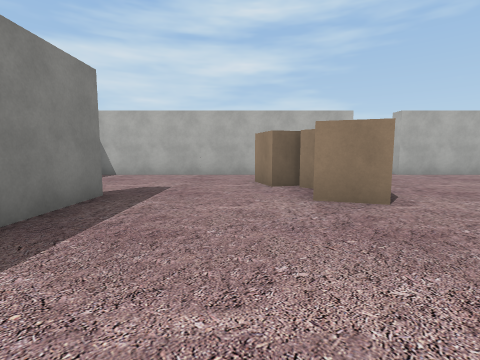
view 1 (above)

18 first-person views from a walk through a scene from a Unity 3-D project. The camera is 1.4 m above the floor, tilts 6° down and sees 85° across. The floor is counted in squares, 2 m on a side. Each view is taken from the middle of a square. On the plan, view 1 faces up. The plan holds only what a view shows up to about 9 squares ahead; the rest is blank. The place goes on beyond the plan. The player character is not drawn. Some animated figures are not drawn. Some surface patterns are stand-ins.

view 2
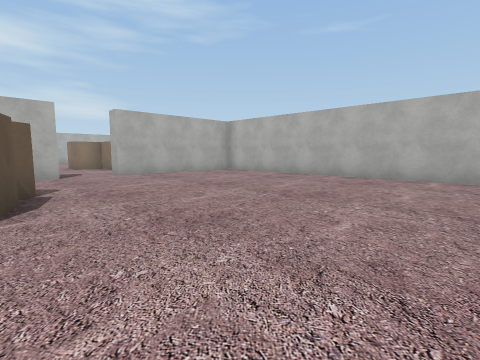

view 3
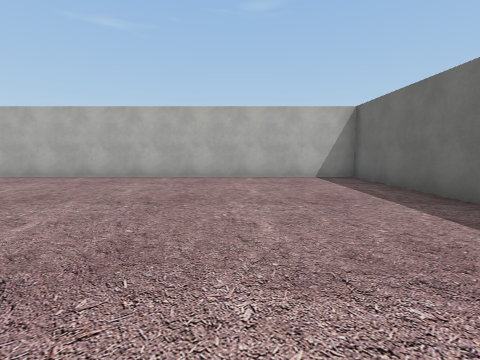

view 4
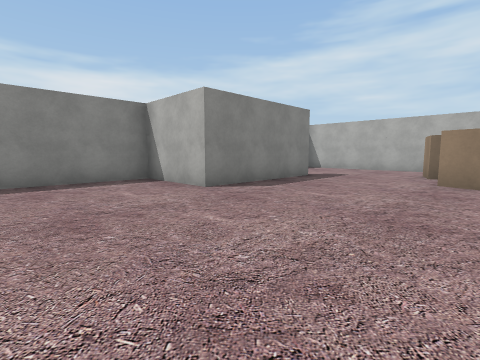

view 5
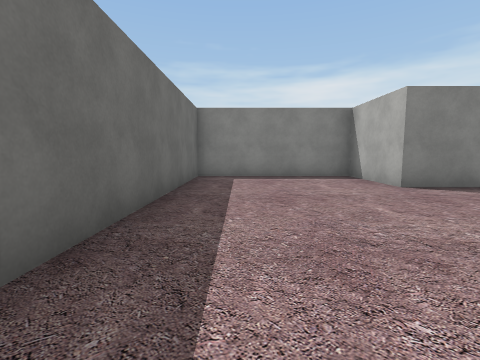

view 6
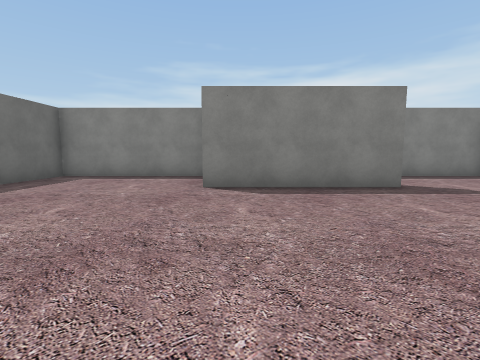

view 7
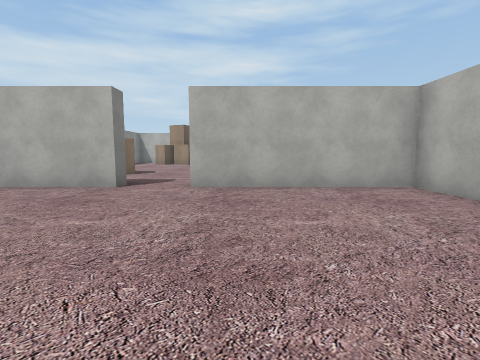

view 8
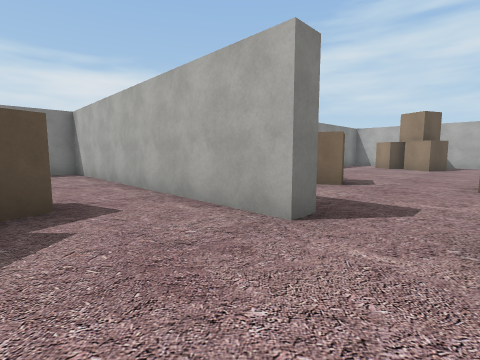

view 9
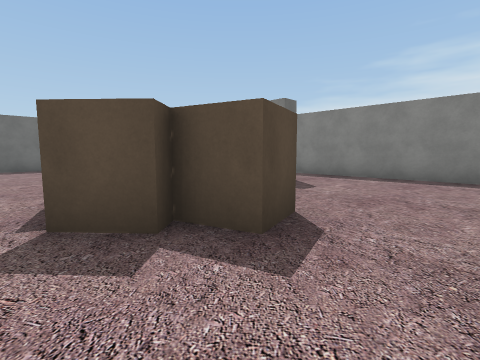

view 10
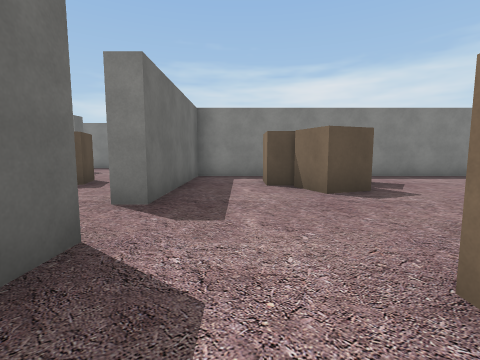

view 11
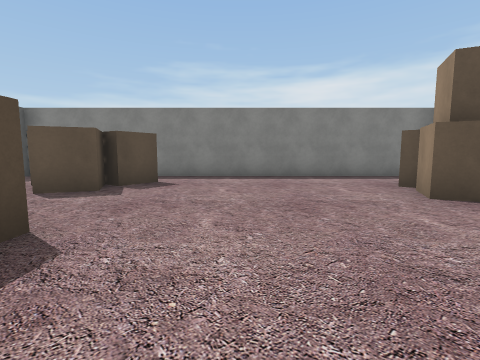

view 12
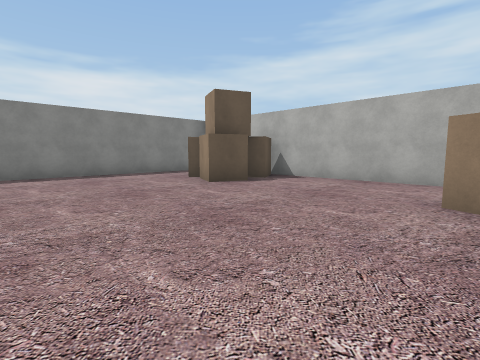

view 13
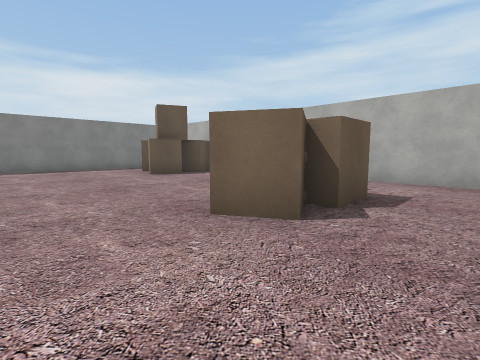

view 14
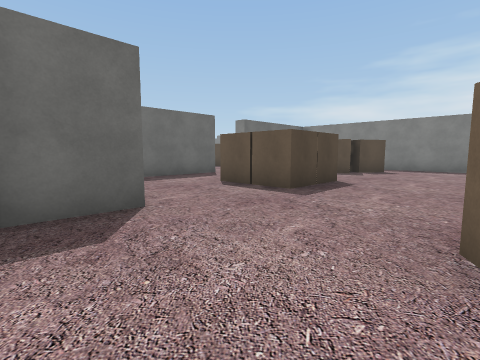

view 15
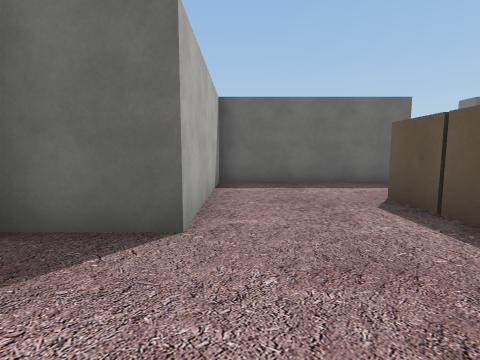

view 16
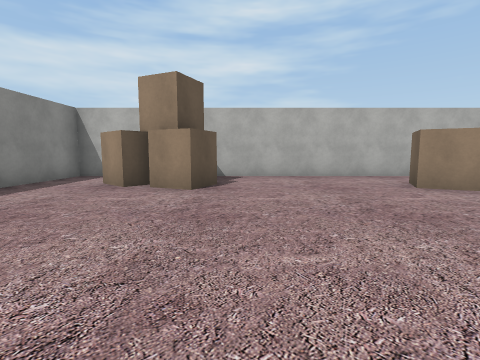

view 17
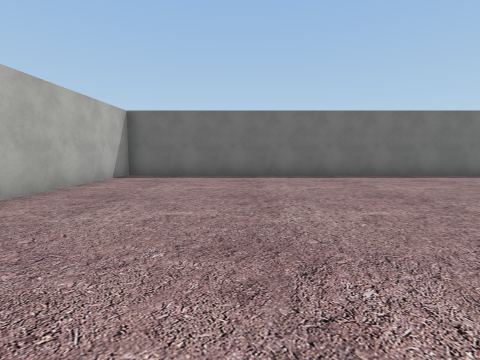

view 18
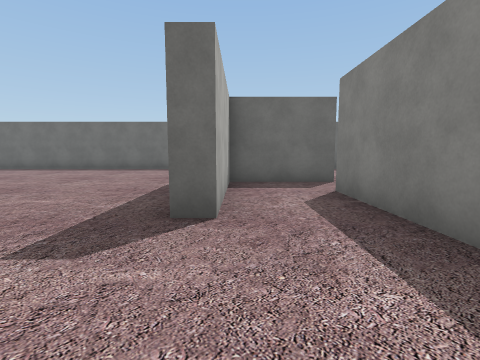

### Floor plan
Points are (right, up) in squares from view 1. A wall is a line through its corners. A room is listed if a view was taken in it or the views show most of it. See-through windows are left out.
Room 1 (views 1, 2, 3, 4, 5, 6, 7, 8, 9, 17, 18)
walls: (-2.8, 2.5) (-2.8, 4.3) (-2.2, 4.3) (-2.2, 0.3) (-4.8, 0.3) (-4.8, -4.2) (9.5, -4.2) (9.5, 8.3) (5, 8.3); (3.5, 8.8) (3.5, 8.3) (-4.8, 8.3) (-4.8, 2.2)
ways out: opening at (4, 9) to room 2; opening at (-3.5, 3.5) to room 3
objects: other object (1, 4) to (2, 4); other object (1, 6) to (2, 6); other object (2, 5)
Room 2 (views 10, 11, 12, 13, 14, 15, 16)
walls: (5, 8.3) (5, 8.8) (9.5, 8.8) (9.5, 12.8) (11.1, 12.8); (-0.7, 10.8) (-0.7, 8.8) (3.5, 8.8); (0, 20.8) (-0.7, 20.8) (-0.7, 12.5); (10.8, 20.8) (2.6, 20.8)
ways out: opening at (4, 9) to room 1
objects: other object (1, 11) to (1, 12); other object (1, 13); other object (1, 19) to (2, 20); other object (2, 12); other object (3, 18) to (3, 19); other object (3, 20); other object (5, 13); other object (6, 11) to (6, 12); other object (6, 13); other object (8, 18) to (8, 19); other object (9, 16) to (9, 17); other object (9, 18)
Room 3 (no view inside)
walls: (-4.5, 0.8) (-2.8, 0.8) (-2.8, 2.5)
ways out: opening at (-3.5, 3.5) to room 1; opening at (-5, 2)

Where each view was taken, in squares from view 1:
view 1: 0 up, 0 right, facing up
view 2: 0 up, 2 right, facing up-right
view 3: 1 down, 2 right, facing right
view 4: 3 down, 2 right, facing up-left
view 5: 3 down, 3 right, facing left
view 6: 1 up, 3 right, facing left
view 7: 3 up, 6 right, facing up
view 8: 6 up, 5 right, facing up-left
view 9: 8 up, 3 right, facing down-left
view 10: 10 up, 7 right, facing left
view 11: 15 up, 7 right, facing left
view 12: 14 up, 8 right, facing up-left
view 13: 14 up, 11 right, facing up-left
view 14: 16 up, 11 right, facing down-left
view 15: 15 up, 9 right, facing down
view 16: 13 up, 4 right, facing up
view 17: 4 up, 6 right, facing down
view 18: 7 up, 3 left, facing down
